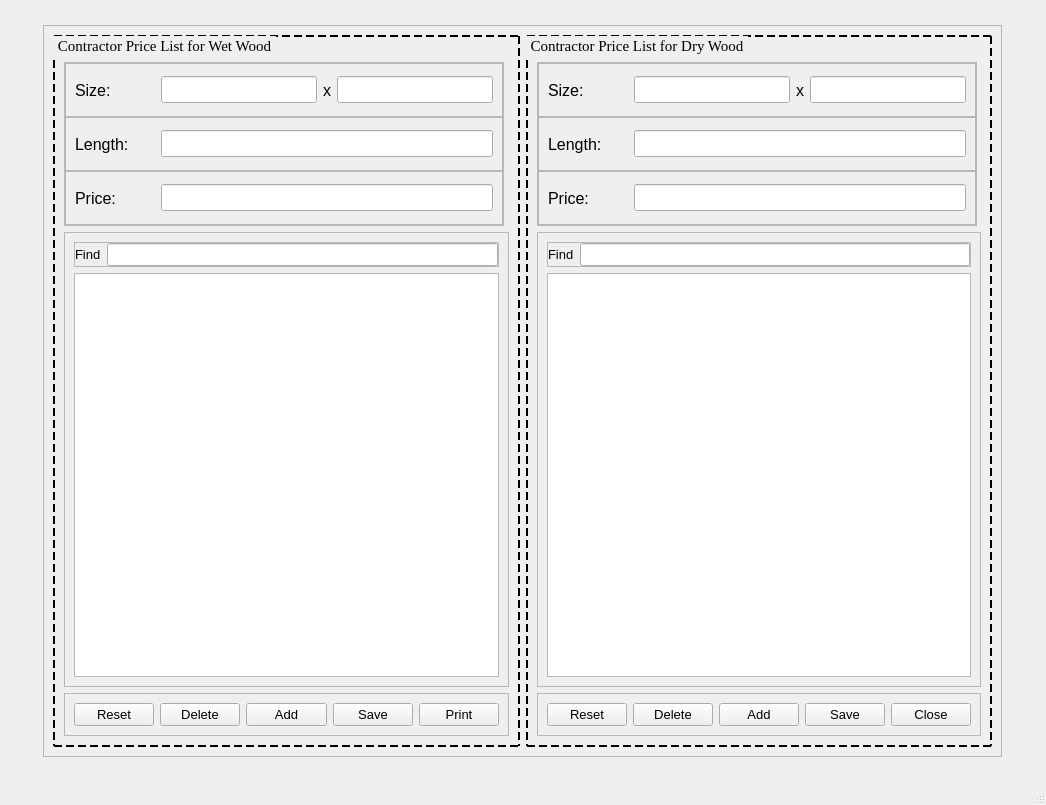
<?xml version="1.0" encoding="UTF-8"?>
<ui version="4.0">
 <class>ContractorPriceList</class>
 <widget class="QMainWindow" name="ContractorPriceList">
  <property name="geometry">
   <rect>
    <x>0</x>
    <y>0</y>
    <width>1046</width>
    <height>805</height>
   </rect>
  </property>
  <property name="windowTitle">
   <string>MainWindow</string>
  </property>
  <property name="styleSheet">
   <string notr="true"/>
  </property>
  <widget class="QWidget" name="centralwidget">
   <layout class="QGridLayout" name="gridLayout">
    <item row="0" column="0">
     <widget class="QFrame" name="frame">
      <property name="minimumSize">
       <size>
        <width>959</width>
        <height>732</height>
       </size>
      </property>
      <property name="maximumSize">
       <size>
        <width>959</width>
        <height>732</height>
       </size>
      </property>
      <property name="frameShape">
       <enum>QFrame::StyledPanel</enum>
      </property>
      <property name="frameShadow">
       <enum>QFrame::Raised</enum>
      </property>
      <layout class="QHBoxLayout" name="horizontalLayout">
       <item>
        <widget class="QGroupBox" name="groupBox">
         <property name="font">
          <font>
           <family>Times New Roman</family>
           <pointsize>11</pointsize>
          </font>
         </property>
         <property name="styleSheet">
          <string notr="true">QGroupBox{
	border: 2px dashed black
}</string>
         </property>
         <property name="title">
          <string>Contractor Price List for Wet Wood</string>
         </property>
         <layout class="QVBoxLayout" name="verticalLayout">
          <property name="topMargin">
           <number>25</number>
          </property>
          <item>
           <widget class="QFrame" name="frame_2">
            <property name="minimumSize">
             <size>
              <width>440</width>
              <height>164</height>
             </size>
            </property>
            <property name="maximumSize">
             <size>
              <width>440</width>
              <height>164</height>
             </size>
            </property>
            <property name="frameShape">
             <enum>QFrame::StyledPanel</enum>
            </property>
            <property name="frameShadow">
             <enum>QFrame::Raised</enum>
            </property>
            <layout class="QVBoxLayout" name="verticalLayout_3">
             <property name="spacing">
              <number>0</number>
             </property>
             <property name="leftMargin">
              <number>0</number>
             </property>
             <property name="topMargin">
              <number>0</number>
             </property>
             <property name="rightMargin">
              <number>0</number>
             </property>
             <property name="bottomMargin">
              <number>0</number>
             </property>
             <item>
              <widget class="QFrame" name="frame_8">
               <property name="frameShape">
                <enum>QFrame::StyledPanel</enum>
               </property>
               <property name="frameShadow">
                <enum>QFrame::Raised</enum>
               </property>
               <layout class="QHBoxLayout" name="horizontalLayout_4">
                <item>
                 <widget class="QLabel" name="label">
                  <property name="minimumSize">
                   <size>
                    <width>80</width>
                    <height>30</height>
                   </size>
                  </property>
                  <property name="font">
                   <font>
                    <pointsize>12</pointsize>
                   </font>
                  </property>
                  <property name="text">
                   <string>Size:</string>
                  </property>
                 </widget>
                </item>
                <item>
                 <widget class="QLineEdit" name="wetHeight">
                  <property name="font">
                   <font>
                    <pointsize>12</pointsize>
                   </font>
                  </property>
                 </widget>
                </item>
                <item>
                 <widget class="QLabel" name="label_2">
                  <property name="font">
                   <font>
                    <pointsize>12</pointsize>
                   </font>
                  </property>
                  <property name="text">
                   <string>x</string>
                  </property>
                 </widget>
                </item>
                <item>
                 <widget class="QLineEdit" name="wetWidth">
                  <property name="font">
                   <font>
                    <pointsize>12</pointsize>
                   </font>
                  </property>
                 </widget>
                </item>
               </layout>
              </widget>
             </item>
             <item>
              <widget class="QFrame" name="frame_10">
               <property name="frameShape">
                <enum>QFrame::StyledPanel</enum>
               </property>
               <property name="frameShadow">
                <enum>QFrame::Raised</enum>
               </property>
               <layout class="QHBoxLayout" name="horizontalLayout_3">
                <item>
                 <widget class="QLabel" name="label_3">
                  <property name="minimumSize">
                   <size>
                    <width>80</width>
                    <height>30</height>
                   </size>
                  </property>
                  <property name="font">
                   <font>
                    <pointsize>12</pointsize>
                   </font>
                  </property>
                  <property name="text">
                   <string>Length:</string>
                  </property>
                 </widget>
                </item>
                <item>
                 <widget class="QLineEdit" name="wetLength">
                  <property name="font">
                   <font>
                    <pointsize>12</pointsize>
                   </font>
                  </property>
                 </widget>
                </item>
               </layout>
              </widget>
             </item>
             <item>
              <widget class="QFrame" name="frame_9">
               <property name="frameShape">
                <enum>QFrame::StyledPanel</enum>
               </property>
               <property name="frameShadow">
                <enum>QFrame::Raised</enum>
               </property>
               <layout class="QHBoxLayout" name="horizontalLayout_2">
                <item>
                 <widget class="QLabel" name="label_4">
                  <property name="minimumSize">
                   <size>
                    <width>80</width>
                    <height>30</height>
                   </size>
                  </property>
                  <property name="font">
                   <font>
                    <pointsize>12</pointsize>
                   </font>
                  </property>
                  <property name="text">
                   <string>Price:</string>
                  </property>
                 </widget>
                </item>
                <item>
                 <widget class="QLineEdit" name="wetPrice">
                  <property name="font">
                   <font>
                    <pointsize>12</pointsize>
                   </font>
                  </property>
                 </widget>
                </item>
               </layout>
              </widget>
             </item>
            </layout>
           </widget>
          </item>
          <item>
           <widget class="QFrame" name="frame_3">
            <property name="frameShape">
             <enum>QFrame::StyledPanel</enum>
            </property>
            <property name="frameShadow">
             <enum>QFrame::Raised</enum>
            </property>
            <layout class="QVBoxLayout" name="verticalLayout_4">
             <item>
              <widget class="QFrame" name="frame_7">
               <property name="frameShape">
                <enum>QFrame::StyledPanel</enum>
               </property>
               <property name="frameShadow">
                <enum>QFrame::Raised</enum>
               </property>
               <layout class="QHBoxLayout" name="horizontalLayout_6">
                <property name="leftMargin">
                 <number>0</number>
                </property>
                <property name="topMargin">
                 <number>0</number>
                </property>
                <property name="rightMargin">
                 <number>0</number>
                </property>
                <property name="bottomMargin">
                 <number>0</number>
                </property>
                <item>
                 <widget class="QLabel" name="label_5">
                  <property name="font">
                   <font>
                    <pointsize>10</pointsize>
                   </font>
                  </property>
                  <property name="text">
                   <string>Find</string>
                  </property>
                 </widget>
                </item>
                <item>
                 <widget class="QLineEdit" name="searchBar">
                  <property name="font">
                   <font>
                    <pointsize>10</pointsize>
                   </font>
                  </property>
                 </widget>
                </item>
               </layout>
              </widget>
             </item>
             <item>
              <widget class="QTableView" name="tableView"/>
             </item>
            </layout>
           </widget>
          </item>
          <item>
           <widget class="QFrame" name="frame_4">
            <property name="frameShape">
             <enum>QFrame::StyledPanel</enum>
            </property>
            <property name="frameShadow">
             <enum>QFrame::Raised</enum>
            </property>
            <layout class="QHBoxLayout" name="horizontalLayout_5">
             <item>
              <widget class="QPushButton" name="resetButton">
               <property name="font">
                <font>
                 <pointsize>10</pointsize>
                </font>
               </property>
               <property name="text">
                <string>Reset</string>
               </property>
              </widget>
             </item>
             <item>
              <widget class="QPushButton" name="deleteButton">
               <property name="font">
                <font>
                 <pointsize>10</pointsize>
                </font>
               </property>
               <property name="text">
                <string>Delete</string>
               </property>
              </widget>
             </item>
             <item>
              <widget class="QPushButton" name="addButton">
               <property name="font">
                <font>
                 <pointsize>10</pointsize>
                </font>
               </property>
               <property name="text">
                <string>Add</string>
               </property>
              </widget>
             </item>
             <item>
              <widget class="QPushButton" name="saveButton">
               <property name="font">
                <font>
                 <pointsize>10</pointsize>
                </font>
               </property>
               <property name="text">
                <string>Save</string>
               </property>
              </widget>
             </item>
             <item>
              <widget class="QPushButton" name="printButton">
               <property name="font">
                <font>
                 <pointsize>10</pointsize>
                </font>
               </property>
               <property name="text">
                <string>Print</string>
               </property>
              </widget>
             </item>
            </layout>
           </widget>
          </item>
         </layout>
        </widget>
       </item>
       <item>
        <widget class="QGroupBox" name="groupBox_2">
         <property name="font">
          <font>
           <family>Times New Roman</family>
           <pointsize>11</pointsize>
          </font>
         </property>
         <property name="styleSheet">
          <string notr="true">QGroupBox{
	border: 2px dashed black
}</string>
         </property>
         <property name="title">
          <string>Contractor Price List for Dry Wood</string>
         </property>
         <layout class="QVBoxLayout" name="verticalLayout_2">
          <property name="topMargin">
           <number>25</number>
          </property>
          <item>
           <widget class="QFrame" name="frame_11">
            <property name="minimumSize">
             <size>
              <width>440</width>
              <height>164</height>
             </size>
            </property>
            <property name="maximumSize">
             <size>
              <width>440</width>
              <height>164</height>
             </size>
            </property>
            <property name="frameShape">
             <enum>QFrame::StyledPanel</enum>
            </property>
            <property name="frameShadow">
             <enum>QFrame::Raised</enum>
            </property>
            <layout class="QVBoxLayout" name="verticalLayout_5">
             <property name="spacing">
              <number>0</number>
             </property>
             <property name="leftMargin">
              <number>0</number>
             </property>
             <property name="topMargin">
              <number>0</number>
             </property>
             <property name="rightMargin">
              <number>0</number>
             </property>
             <property name="bottomMargin">
              <number>0</number>
             </property>
             <item>
              <widget class="QFrame" name="frame_15">
               <property name="frameShape">
                <enum>QFrame::StyledPanel</enum>
               </property>
               <property name="frameShadow">
                <enum>QFrame::Raised</enum>
               </property>
               <layout class="QHBoxLayout" name="horizontalLayout_8">
                <item>
                 <widget class="QLabel" name="label_9">
                  <property name="minimumSize">
                   <size>
                    <width>80</width>
                    <height>30</height>
                   </size>
                  </property>
                  <property name="font">
                   <font>
                    <pointsize>12</pointsize>
                   </font>
                  </property>
                  <property name="text">
                   <string>Size:</string>
                  </property>
                 </widget>
                </item>
                <item>
                 <widget class="QLineEdit" name="dryHeight">
                  <property name="font">
                   <font>
                    <pointsize>12</pointsize>
                   </font>
                  </property>
                 </widget>
                </item>
                <item>
                 <widget class="QLabel" name="label_10">
                  <property name="font">
                   <font>
                    <pointsize>12</pointsize>
                   </font>
                  </property>
                  <property name="text">
                   <string>x</string>
                  </property>
                 </widget>
                </item>
                <item>
                 <widget class="QLineEdit" name="dryWidth">
                  <property name="font">
                   <font>
                    <pointsize>12</pointsize>
                   </font>
                  </property>
                 </widget>
                </item>
               </layout>
              </widget>
             </item>
             <item>
              <widget class="QFrame" name="frame_16">
               <property name="frameShape">
                <enum>QFrame::StyledPanel</enum>
               </property>
               <property name="frameShadow">
                <enum>QFrame::Raised</enum>
               </property>
               <layout class="QHBoxLayout" name="horizontalLayout_9">
                <item>
                 <widget class="QLabel" name="label_11">
                  <property name="minimumSize">
                   <size>
                    <width>80</width>
                    <height>30</height>
                   </size>
                  </property>
                  <property name="font">
                   <font>
                    <pointsize>12</pointsize>
                   </font>
                  </property>
                  <property name="text">
                   <string>Length:</string>
                  </property>
                 </widget>
                </item>
                <item>
                 <widget class="QLineEdit" name="dryLength">
                  <property name="font">
                   <font>
                    <pointsize>12</pointsize>
                   </font>
                  </property>
                 </widget>
                </item>
               </layout>
              </widget>
             </item>
             <item>
              <widget class="QFrame" name="frame_17">
               <property name="frameShape">
                <enum>QFrame::StyledPanel</enum>
               </property>
               <property name="frameShadow">
                <enum>QFrame::Raised</enum>
               </property>
               <layout class="QHBoxLayout" name="horizontalLayout_10">
                <item>
                 <widget class="QLabel" name="label_12">
                  <property name="minimumSize">
                   <size>
                    <width>80</width>
                    <height>30</height>
                   </size>
                  </property>
                  <property name="font">
                   <font>
                    <pointsize>12</pointsize>
                   </font>
                  </property>
                  <property name="text">
                   <string>Price:</string>
                  </property>
                 </widget>
                </item>
                <item>
                 <widget class="QLineEdit" name="dryPrice">
                  <property name="font">
                   <font>
                    <pointsize>12</pointsize>
                   </font>
                  </property>
                 </widget>
                </item>
               </layout>
              </widget>
             </item>
            </layout>
           </widget>
          </item>
          <item>
           <widget class="QFrame" name="frame_6">
            <property name="frameShape">
             <enum>QFrame::StyledPanel</enum>
            </property>
            <property name="frameShadow">
             <enum>QFrame::Raised</enum>
            </property>
            <layout class="QVBoxLayout" name="verticalLayout_6">
             <item>
              <widget class="QFrame" name="frame_12">
               <property name="frameShape">
                <enum>QFrame::StyledPanel</enum>
               </property>
               <property name="frameShadow">
                <enum>QFrame::Raised</enum>
               </property>
               <layout class="QHBoxLayout" name="horizontalLayout_11">
                <property name="leftMargin">
                 <number>0</number>
                </property>
                <property name="topMargin">
                 <number>0</number>
                </property>
                <property name="rightMargin">
                 <number>0</number>
                </property>
                <property name="bottomMargin">
                 <number>0</number>
                </property>
                <item>
                 <widget class="QLabel" name="label_6">
                  <property name="font">
                   <font>
                    <pointsize>10</pointsize>
                   </font>
                  </property>
                  <property name="text">
                   <string>Find</string>
                  </property>
                 </widget>
                </item>
                <item>
                 <widget class="QLineEdit" name="drySearchBar">
                  <property name="font">
                   <font>
                    <pointsize>10</pointsize>
                   </font>
                  </property>
                 </widget>
                </item>
               </layout>
              </widget>
             </item>
             <item>
              <widget class="QTableView" name="dryTableView"/>
             </item>
            </layout>
           </widget>
          </item>
          <item>
           <widget class="QFrame" name="frame_5">
            <property name="frameShape">
             <enum>QFrame::StyledPanel</enum>
            </property>
            <property name="frameShadow">
             <enum>QFrame::Raised</enum>
            </property>
            <layout class="QHBoxLayout" name="horizontalLayout_7">
             <item>
              <widget class="QPushButton" name="dryResetBtn">
               <property name="font">
                <font>
                 <pointsize>10</pointsize>
                </font>
               </property>
               <property name="text">
                <string>Reset</string>
               </property>
              </widget>
             </item>
             <item>
              <widget class="QPushButton" name="dryDeleteBtn">
               <property name="font">
                <font>
                 <pointsize>10</pointsize>
                </font>
               </property>
               <property name="text">
                <string>Delete</string>
               </property>
              </widget>
             </item>
             <item>
              <widget class="QPushButton" name="dryAddBtn">
               <property name="font">
                <font>
                 <pointsize>10</pointsize>
                </font>
               </property>
               <property name="text">
                <string>Add</string>
               </property>
              </widget>
             </item>
             <item>
              <widget class="QPushButton" name="drySaveBtn">
               <property name="font">
                <font>
                 <pointsize>10</pointsize>
                </font>
               </property>
               <property name="text">
                <string>Save</string>
               </property>
              </widget>
             </item>
             <item>
              <widget class="QPushButton" name="closeButton">
               <property name="font">
                <font>
                 <pointsize>10</pointsize>
                </font>
               </property>
               <property name="text">
                <string>Close</string>
               </property>
              </widget>
             </item>
            </layout>
           </widget>
          </item>
         </layout>
        </widget>
       </item>
      </layout>
     </widget>
    </item>
   </layout>
  </widget>
  <widget class="QMenuBar" name="menubar">
   <property name="geometry">
    <rect>
     <x>0</x>
     <y>0</y>
     <width>1046</width>
     <height>26</height>
    </rect>
   </property>
  </widget>
  <widget class="QStatusBar" name="statusbar"/>
 </widget>
 <resources/>
 <connections/>
</ui>
